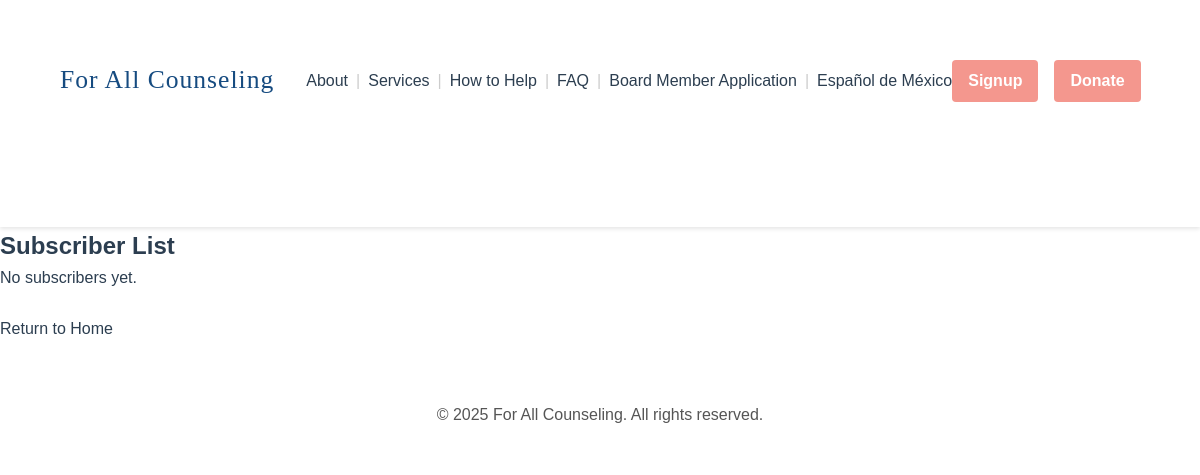
/admin-dashboard/, run on an earlier commit of the app's database.
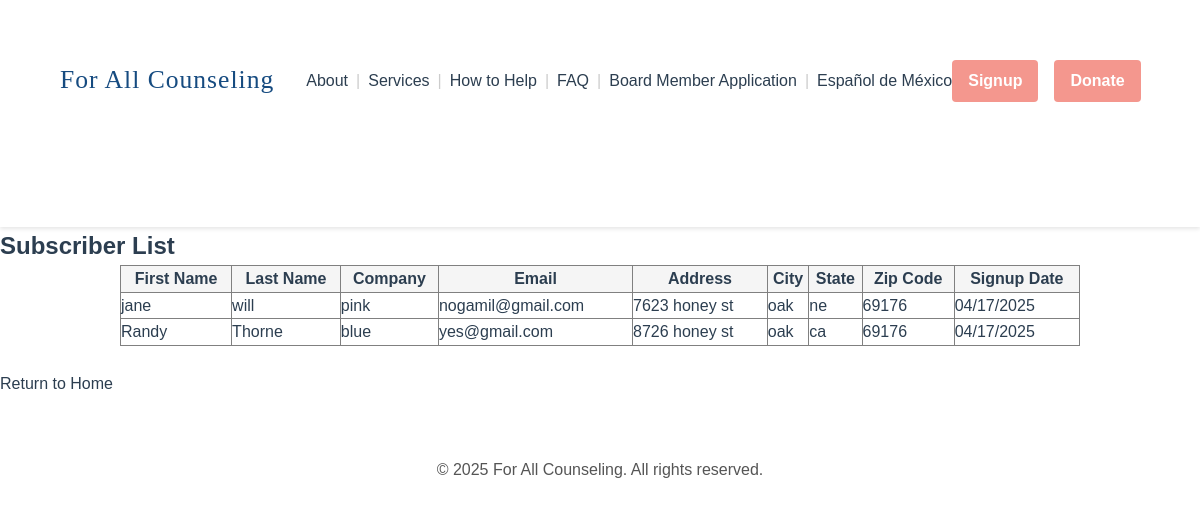
And on a later commit of the database.
### catalog/models.py (models this page shows, shortened)
class Subscriber(models.Model):
    first_name = models.CharField(max_length=50)
    last_name = models.CharField(max_length=50)
    company_name = models.CharField(max_length=100, blank=True)
    email = models.EmailField(unique=True)
    address = models.CharField(max_length=255)
    city = models.CharField(max_length=50)
    state = models.CharField(max_length=50)
    zipcode = models.CharField(max_length=10)
    signup_date = models.DateTimeField(auto_now_add=True)

### catalog/views.py (the view)
# urls.py: path('admin-dashboard/', views.admin_dashboard, name='admin_dashboard'),  # Admin page
def admin_dashboard(request):
    subscribers = Subscriber.objects.all()
    return render(request, 'admin_dashboard.html', {'subscribers': subscribers})

### catalog/templates/admin_dashboard.html (shortened to what this page needs)
{% extends 'base.html' %}
{% block content %}
    <h2>Subscriber List</h2>
    {% if subscribers %}
    <table border="1" cellspacing="0" cellpadding="8" style="margin: auto; width: 80%; border-collapse: collapse;">
        <thead style="background-color: #f5f5f5;">
            <tr>
                <th>First Name</th>
                <th>Last Name</th>
                <th>Company</th>
                <th>Email</th>
                <th>Address</th>
                <th>City</th>
                <th>State</th>
                <th>Zip Code</th>
                <th>Signup Date</th>
            </tr>
        </thead>
        <tbody>
            {% for subscriber in subscribers %}
            <tr>
                <td>{{ subscriber.first_name }}</td>
                <td>{{ subscriber.last_name }}</td>
                <td>{{ subscriber.company_name }}</td>
                <td>{{ subscriber.email }}</td>
                <td>{{ subscriber.address }}</td>
                <td>{{ subscriber.city }}</td>
                <td>{{ subscriber.state }}</td>
                <td>{{ subscriber.zipcode }}</td>
                <td>{{ subscriber.signup_date|date:"m/d/Y" }}</td>
            </tr>
            {% endfor %}
        </tbody>
    </table>
    {% else %}
    <p>No subscribers yet.</p>
    {% endif %}
    <br>
    <a href="{% url 'home' %}" class="button">Return to Home</a>
{% endblock %}

### catalog/templates/base.html (shortened to what this page needs)
<!DOCTYPE html>
<html lang="en">
  <head>
    {% load static %}
    <link rel="stylesheet" href="{% static 'css/styles.css' %}">
  </head>
  <body>
    <header class="site-header">
      <div class="nav-container">
        <div class="logo">
          <a href="{% url 'home' %}">For All Counseling</a>
        </div>
        <nav class="main-nav">
          <ul class="nav-links">
            <li><a href="#">About</a></li>
            <li><a href="#">Services</a></li>
            <li><a href="#">How to Help</a></li>
            <li><a href="#">FAQ</a></li>
            <li><a href="#">Board Member Application</a></li>
            <li><a href="#">Español de México</a></li>
          </ul>
          <div class="nav-buttons">
            <a href="{% url 'signup' %}" class="btn-cta">Signup</a>
            <a href="#" class="btn-cta">Donate</a>
          </div>
        </nav>
      </div>
    </header>
    <main>
      {% block content %}{% endblock %}
    </main>
    <footer class="site-footer">
      <p>© 2025 For All Counseling. All rights reserved.</p>
    </footer>
  </body>
</html>

### catalog/static/css/styles.css (style rules this page uses)
* { margin: 0; padding: 0; box-sizing: border-box; }
body { font-family: Arial, sans-serif; color: #2c3e50; background: #fff; line-height: 1.6; }
ul { list-style: none; }
a { text-decoration: none; color: inherit; }
.site-header { background: #fff; box-shadow: 0 2px 4px rgba(0,0,0,0.1); position: relative; z-index: 10; }
.nav-container { max-width: 1200px; width: 90%; margin: 0 auto; padding: 60px 0 125px; display: flex; align-items: center; justify-content: space-between; }
.logo { flex: 0 0 auto; margin-right: 2rem; }
.logo a { font-family: 'Playfair Display', serif; font-weight: 400; font-size: 1.6rem; color: #164B80; letter-spacing: 1px; white-space: nowrap; }
.main-nav { flex: 1; display: flex; justify-content: center; align-items: center; }
.nav-links { display: flex; align-items: center; }
.nav-links li:not(:last-child)::after { content: "|"; margin: 0 0.5rem; color: #ccc; }
.nav-links a { font-weight: 500; white-space: nowrap; }
.nav-buttons { margin-left: auto; display: flex; gap: 1rem; }
.btn-cta { background: #f4978e; color: #fff; padding: 8px 16px; border-radius: 4px; font-weight: 600; transition: background-color 0.2s; }
.site-footer { text-align: center; background: #fff; padding: 20px 0; margin-top: 40px; color: #555; }

What changed in the data, as far as the page shows it:
added Subscriber: first_name "jane", last_name "will", company_name "pink", email "nogamil@gmail.com", address "7623 honey st", city "oak", state "ne", zipcode "69176", signup_date "04/17/2025"
added Subscriber: first_name "Randy", last_name "Thorne", company_name "blue", email "yes@gmail.com", address "8726 honey st", city "oak", state "ca", zipcode "69176", signup_date "04/17/2025"
Also different on the page:
text no longer shown: "No subscribers yet."
text now shown: "First Name Last Name Company Email Address City State Zip Code Signup Date"
